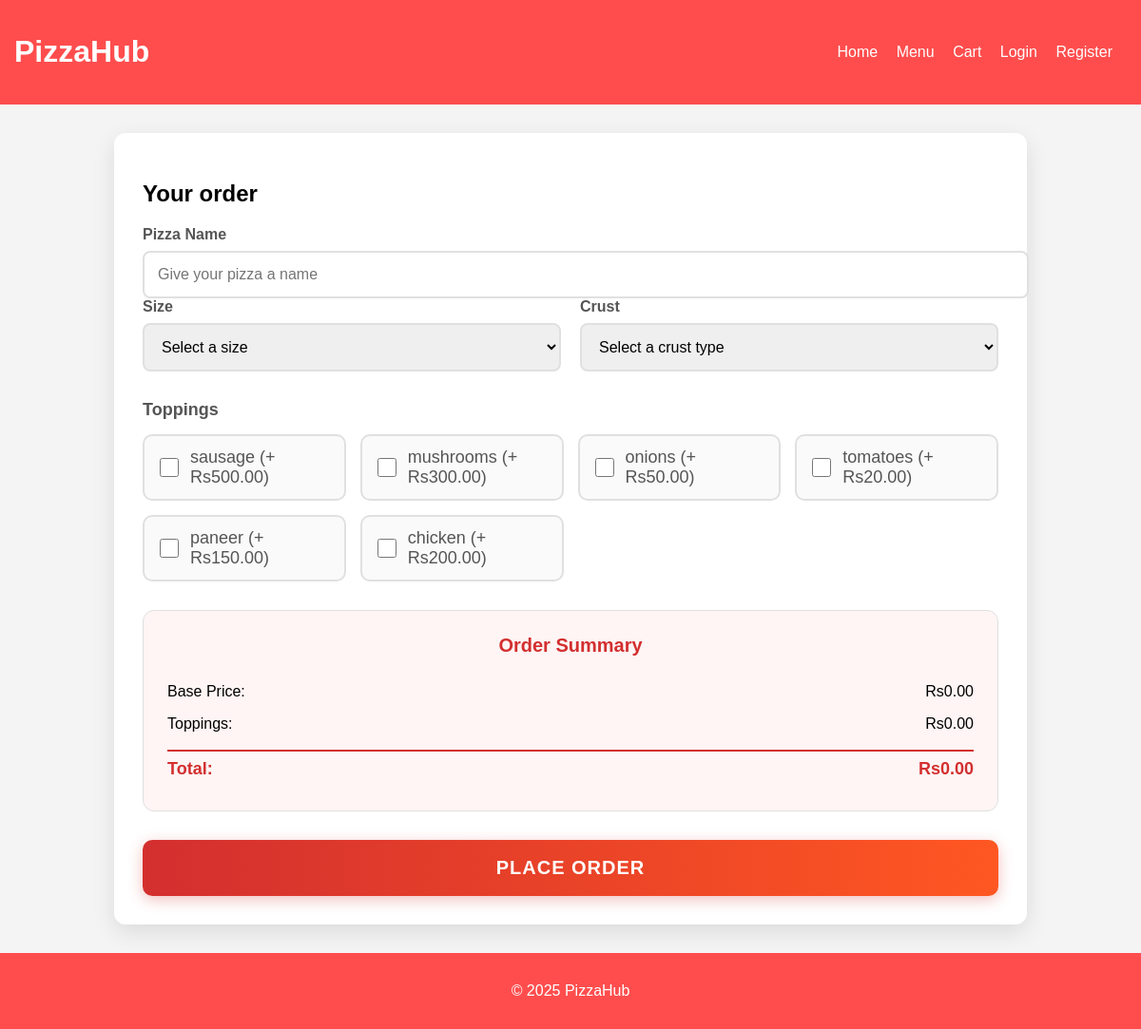
Page /order-now/ on the committed database.
### myapp/models.py (models this page shows, shortened)
class Topping(models.Model):
    name = models.CharField(max_length=50)
    extra_price = models.DecimalField(max_digits=5, decimal_places=2, default=0)

### myapp/views.py (the view, shortened to what this page needs)
# urls.py: path('order-now/', views.order_now, name='order_now'),
def order_now(request):
    context = {
        "sizes": PizzaSize.objects.all(),
        "crusts": PizzaCrust.objects.all(),
        "toppings": Topping.objects.all(),
    }
    return render(request, "myapp/order_form.html", context)

### myapp/templates/myapp/order_form.html (shortened to what this page needs)
{% extends "myapp/base.html" %}
{% load static %}
{% block content %}
<div class="order-container">
    <h2>Your order</h2>
    <form method="POST">
        <div class="form-group">
    <label for="pizza_name">Pizza Name</label>
    <input type="text" id="pizza_name" name="pizza_name" placeholder="Give your pizza a name" list="pizza-list" required>
</div>
        <div class="form-row">
            <div class="form-group">
                <label for="size">Size</label>
                <select id="size" name="size" class="pizza-size" required>
                    <option value="">Select a size</option>
                </select>
            </div>
            <div class="form-group">
                <label for="crust">Crust</label>
                <select id="crust" name="crust" required>
                    <option value="">Select a crust type</option>
                </select>
            </div>
        </div>
        <div class="toppings-section">
            <label>Toppings</label>
            <div class="toppings-grid">
                {% for t in toppings %}
                <div class="topping-item">
                    <input type="checkbox"
                           id="topping{{ t.id }}"
                           name="toppings[]"
                           value="{{ t.id }}"
                           class="topping"
                           data-price="{{ t.extra_price }}">
                    <label for="topping{{ t.id }}">
                        {{ t.name }}
                        <span class="price-tag">(+ Rs{{ t.extra_price }})</span>
                    </label>
                </div>
                {% endfor %}
            </div>
        </div>
        <div class="price-summary">
            <div class="summary-title">Order Summary</div>
            <div class="summary-item">
                <span>Base Price:</span>
                <span id="base-price">Rs0.00</span>
            </div>
            <div class="summary-item">
                <span>Toppings:</span>
                <span id="toppings-price">Rs0.00</span>
            </div>
            <div class="summary-total">
                <span>Total:</span>
                <span id="total-price">Rs0.00</span>
            </div>
        </div>
        <button type="submit" class="order-btn">Place Order</button>
    </form>
</div>
{% endblock %}

### myapp/static/myapp/css/style.css (style rules this page uses)
body { font-family: Arial, sans-serif; margin: 0; padding: 0; background: #f4f4f4; }
.order-container { background-color: white; border-radius: 12px; box-shadow: 0 8px 25px rgba(0, 0, 0, 0.1); padding: 30px; margin: 30px auto; max-width: 900px; display: flex; flex-direction: column; }
.form-row { display: flex; flex-wrap: wrap; gap: 20px; margin-bottom: 25px; }
.form-group { flex: 1 1 200px; display: flex; flex-direction: column; }
.form-group label { margin-bottom: 8px; font-weight: 600; color: #555; }
.form-group input[type="text"], .form-group select { width: 100%; padding: 14px; border: 2px solid #e0e0e0; border-radius: 8px; font-size: 16px; transition: all 0.3s; }
.toppings-section { margin-top: 30px; }
.toppings-section label { font-weight: 600; color: #555; font-size: 18px; margin-bottom: 15px; display: block; }
.toppings-grid { display: grid; grid-template-columns: repeat(auto-fill, minmax(200px, 1fr)); gap: 15px; }
.topping-item { display: flex; align-items: center; padding: 12px; border: 2px solid #e0e0e0; border-radius: 10px; background: #fafafa; transition: all 0.3s; cursor: pointer; }
.topping-item input[type="checkbox"] { margin-right: 12px; width: 20px; height: 20px; accent-color: #d32f2f; }
.topping-item label { margin: 0; font-weight: 500; cursor: pointer; flex: 1; }
.price-summary { background: #fff5f5; border-radius: 12px; padding: 25px; margin-top: 30px; border: 1px solid #e0e0e0; }
.summary-title { text-align: center; font-size: 20px; font-weight: 700; color: #d32f2f; margin-bottom: 20px; }
.summary-item, .summary-total { display: flex; justify-content: space-between; font-size: 16px; padding: 8px 0; }
.summary-total { font-size: 18px; font-weight: 700; color: #d32f2f; border-top: 2px solid #d32f2f; margin-top: 10px; }
.order-btn { width: 100%; background: linear-gradient(to right, #d32f2f, #ff5722); color: white; border: none; border-radius: 10px; padding: 18px; font-size: 20px; font-weight: 700; cursor: pointer; transition: all 0.3s; margin-top: 30px; box-shadow: 0 4px 15px rgba(211, 47, 47, 0.3); text-transform: uppercase; letter-spacing: 1px; }

### rows in the picture
Topping: name "sausage", extra_price "500.00"
Topping: name "mushrooms", extra_price "300.00"
Topping: name "onions", extra_price "50.00"
Topping: name "tomatoes", extra_price "20.00"
Topping: name "paneer", extra_price "150.00"
Topping: name "chicken", extra_price "200.00"
